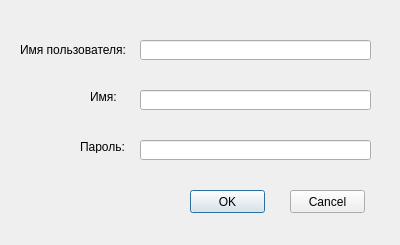
<?xml version="1.0" encoding="UTF-8"?>
<ui version="4.0">
 <class>Dialog</class>
 <widget class="QDialog" name="Dialog">
  <property name="geometry">
   <rect>
    <x>0</x>
    <y>0</y>
    <width>400</width>
    <height>245</height>
   </rect>
  </property>
  <property name="windowTitle">
   <string>Создание нового аккаунта</string>
  </property>
  <widget class="QLabel" name="label">
   <property name="geometry">
    <rect>
     <x>20</x>
     <y>40</y>
     <width>111</width>
     <height>20</height>
    </rect>
   </property>
   <property name="text">
    <string>Имя пользователя:</string>
   </property>
  </widget>
  <widget class="QLabel" name="label_2">
   <property name="geometry">
    <rect>
     <x>90</x>
     <y>90</y>
     <width>47</width>
     <height>13</height>
    </rect>
   </property>
   <property name="text">
    <string>Имя:</string>
   </property>
  </widget>
  <widget class="QLabel" name="label_3">
   <property name="geometry">
    <rect>
     <x>80</x>
     <y>140</y>
     <width>47</width>
     <height>13</height>
    </rect>
   </property>
   <property name="text">
    <string>Пароль:</string>
   </property>
  </widget>
  <widget class="QLineEdit" name="lineEdit">
   <property name="geometry">
    <rect>
     <x>140</x>
     <y>40</y>
     <width>231</width>
     <height>20</height>
    </rect>
   </property>
  </widget>
  <widget class="QLineEdit" name="lineEdit_2">
   <property name="geometry">
    <rect>
     <x>140</x>
     <y>90</y>
     <width>231</width>
     <height>20</height>
    </rect>
   </property>
  </widget>
  <widget class="QLineEdit" name="lineEdit_3">
   <property name="geometry">
    <rect>
     <x>140</x>
     <y>140</y>
     <width>231</width>
     <height>20</height>
    </rect>
   </property>
  </widget>
  <widget class="QPushButton" name="btn">
   <property name="geometry">
    <rect>
     <x>190</x>
     <y>190</y>
     <width>75</width>
     <height>23</height>
    </rect>
   </property>
   <property name="text">
    <string>OK</string>
   </property>
  </widget>
  <widget class="QPushButton" name="btn_1">
   <property name="geometry">
    <rect>
     <x>290</x>
     <y>190</y>
     <width>75</width>
     <height>23</height>
    </rect>
   </property>
   <property name="text">
    <string>Cancel</string>
   </property>
  </widget>
  <widget class="QLabel" name="label_4">
   <property name="geometry">
    <rect>
     <x>10</x>
     <y>190</y>
     <width>171</width>
     <height>20</height>
    </rect>
   </property>
   <property name="text">
    <string/>
   </property>
  </widget>
 </widget>
 <resources/>
 <connections/>
</ui>
